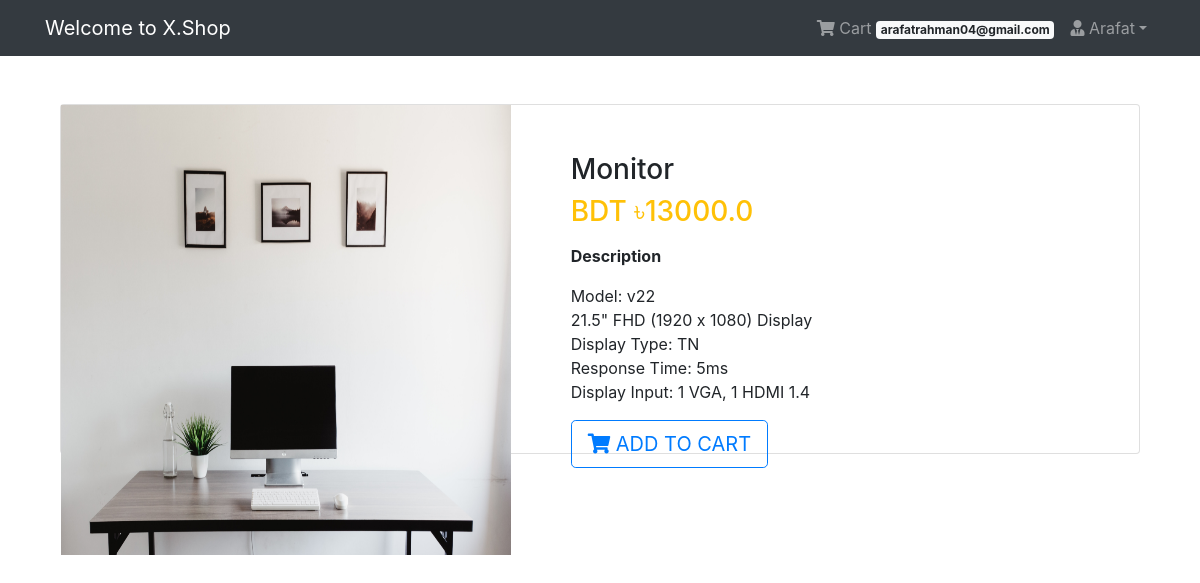
The page /product/12./ (signed in) on the database its author committed.
### App_Login/models.py (models this page shows, shortened)
class User(AbstractBaseUser, PermissionsMixin):
    email = models.EmailField(unique=True, null=False)
    is_staff = models.BooleanField(
        ugettext_lazy('staff status'),
        default=False,
        help_text = ugettext_lazy('Designates whether the user can log in this site')
    )
    is_active = models.BooleanField(
        ugettext_lazy('active'),
        default=True,
        help_text=ugettext_lazy('Designates whether this user should be treated as active. Unselect this instead of deleting accounts')
    )
    USERNAME_FIELD = 'email'
    objects = MyUserManager()
    def __str__(self):
        return self.email

class Profile(models.Model):
    user = models.OneToOneField(User, on_delete = models.CASCADE, related_name='profile')
    username = models.CharField(max_length=264, blank=True)
    full_name = models.CharField(max_length=264, blank= True)
    address_1 = models.TextField(max_length=300, blank=True)
    city = models.CharField(max_length=40, blank=True)
    zipcode = models.CharField(max_length=10, blank=True)
    country = models.CharField(max_length=50, blank=True)
    phone = models.CharField(max_length=20, blank=True)
    date_joined = models.DateTimeField(auto_now_add=True)

### App_Shop/models.py (models this page shows, shortened)
class Product(models.Model):
    mainimage = models.ImageField(upload_to='Products')
    name = models.CharField(max_length=264)
    category = models.ForeignKey(Category, on_delete=models.CASCADE, related_name='category')
    preview_text = models.TextField(max_length=200, verbose_name='Preview Text')
    detail_text = models.TextField(max_length=1000, verbose_name='Description')
    price = models.FloatField()
    old_price = models.FloatField(default=0.00)
    created = models.DateTimeField(auto_now_add=True)
    class Meta:
        ordering = ['-created']

### App_Shop/views.py (the view)
# urls.py: path('product/<pk>./', views.ProductDetail.as_view(), name='product_detail'),
class ProductDetail(LoginRequiredMixin, DetailView):
    model = Product
    template_name = 'App_Shop/product_detail.html'

### templates/App_Shop/product_detail.html
{% extends 'base.html' %}
{% block body_block %}
<div class="container my-5">
  <div class="card">
    <div class="row">
      <aside class="col-sm-5 border-right">
        <article class="gallery-wrap">
          <div class="img-big-wrap">
            <div>
              <a href="#"><img src="/media/{{object.mainimage}}" style="width:450px"></a>
            </div>
          </div>
        </article>
      </aside>
      <aside class="col-sm-7">
        <article class="card-body p-5">
          <h3 class="title mp-3">{{object.name}}</h3>
          <p class="price-detail-wrap">
            <span class="price h3 text-warning">
              <span class="currency">BDT &#2547;</span><span class="num">{{object.price}}</span>
            </span>
          </p>
          <dl class="item-property">
            <dt>Description</dt>
            <dd>
              <p>{{object.detail_text|linebreaks}}</p>
            </dd>
          </dl>
          <a href="{% url 'App_Order:add' pk=object.pk %}" class="btn btn-lg btn-outline-primary text-uppercase"> <i class="fas fa-shopping-cart"></i> Add to Cart</a>
        </article>
      </aside>
    </div>
  </div>
</div>
{% endblock %}

### templates/navbar.html (shortened to what this page needs)
{% load cart_tag %}
<nav class="navbar navbar-expand-lg navbar-dark bg-dark">
  <div class="container">
    <a class="navbar-brand" href="{% url 'App_Shop:home' %}">Welcome to X.Shop</a>
    <div class="collapse navbar-collapse" id="navbarNav">
      <ul class="navbar-nav ml-auto">
        {% if request.user.is_authenticated %}
        <li class="nav-item">
          <a href="{% url 'App_Order:cart' %}" class="nav-link">
              <i class="fa fa-shopping-cart"></i> Cart
              <span class="badge badge-light">{{ request.user | cart_total }}</span>
          </a>
        </li>
        <li class="nav-item dropdown">
          <a class="nav-link dropdown-toggle" href="#" id="navbarDropdown" role="button" data-toggle="dropdown" aria-haspopup="true" aria-expanded="false"><i class="fas fa-user-tie"></i> {{request.user.profile.username}}</a>
        </li>
        {% else %}
        <li class="nav-item">
          <a href="{% url 'App_Login:login' %}" class="btn btn-primary">Login</a>
        </li>
        {% endif %}
      </ul>
    </div>
  </div>
</nav>

### static/css/main.css (style rules this page uses)
.gallery-wrap .img-big-wrap img { height: 450px; width: auto; display: inline-block; cursor: zoom-in; }

### templates/base.html (style rules this page uses)
.card { height: 350px; }

### rows shown on the page
User: user|cart_total "arafatrahman04@gmail.com", user.profile.username "Arafat"
Product: mainimage (picture), name "Monitor", price "13000.0", detail_text "Model: v22 21.5\" FHD (1920 x 1080) Display Display Type: TN Response Time: 5ms Display Input: 1 VGA, 1 HDMI 1.4"
